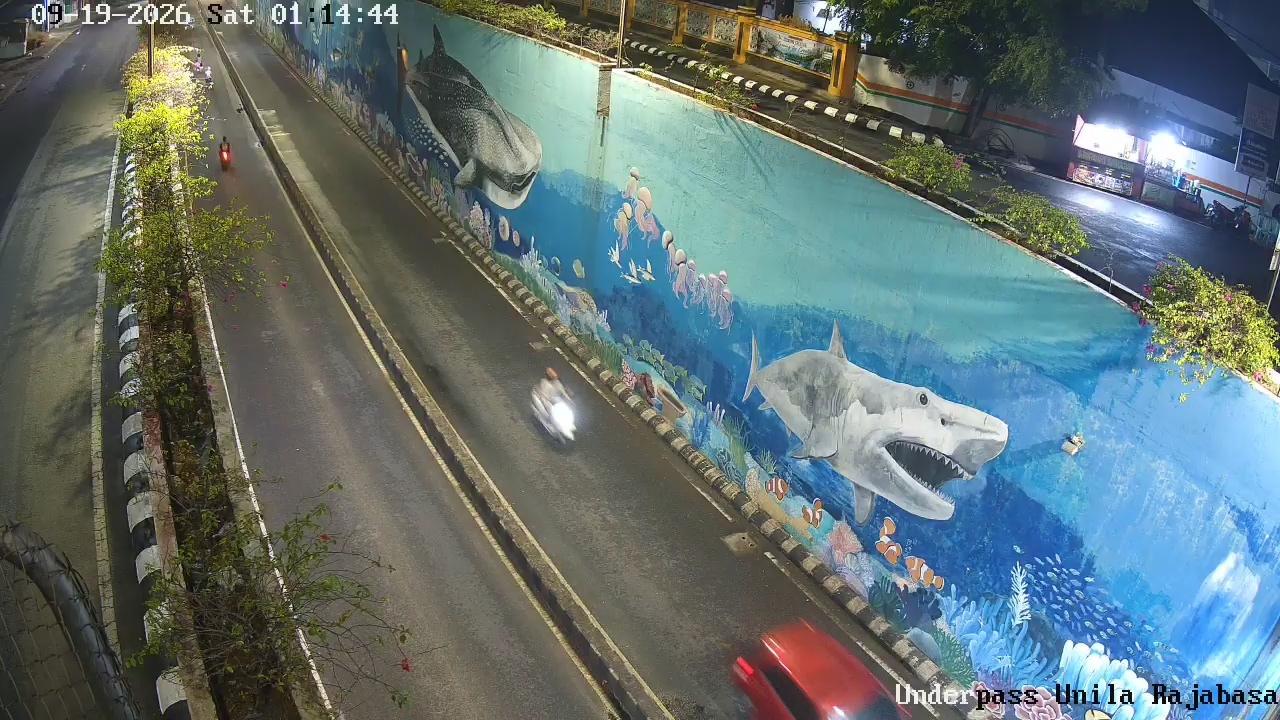
#> input picture frame_live_latest.jpg, 1280 x 720 px
$ python -i detector.py   (imports and definitions only)
#> lines starting #> are read from the running program, lines starting #| are printed output that depends on the picture; after the words box and inside, x2 and y2 are one past the last pixel; in counts of white or black regions, pixels touching at a corner belong together
#> further down, picture is the input picture: shape (720, 1280, 3); mean B, G, R 113.8, 113.7, 98.2
"""
detector.py
Modul deteksi dan klasifikasi kendaraan berdasarkan Sistem Penggolongan Standar Indonesia
(Kepmenhub / BPJT Jalan & Jembatan) dengan Penegakan Hukum Elektronik (ETLE):
- Golongan I    : Sedan, jip, pick-up, truk kecil, dan bus
- Golongan II   : Truk dengan 2 (dua) gandar (sumbu roda)
- Golongan III  : Truk dengan 3 (tiga) gandar
- Golongan IV   : Truk dengan 4 (empat) gandar
- Golongan V    : Truk dengan 5 (lima) gandar atau lebih
- Golongan VI-A : Kendaraan bermotor roda 2 (Sepeda Motor) - TAAT HUKUM (Pengendara Menggunakan Helm)
- Golongan VI-B : Kendaraan bermotor roda 2 (Sepeda Motor) - MELANGGAR ATURAN (Pengendara Tanpa Helm)
"""

from collections import deque
from typing import Dict, List, Optional, Tuple, Any
import cv2
import numpy as np

# Pemetaan ID kelas COCO ke nama dasar
COCO_VEHICLE_MAP = {
    0: "person",      # Pengendara motor yang terdeteksi terpisah / bersamaan
    1: "bicycle",     # Sepeda / moped listrik
    2: "car",         # Mobil penumpang
    3: "motorcycle",  # Sepeda motor
    5: "bus",         # Bus
    7: "truck",       # Truk
}

# Warna visualisasi bounding box per Golongan Kendaraan (BGR)
GOLONGAN_COLORS = {
    "Golongan I": (0, 215, 255),       # Kuning terang (Sedan/Jip/Pick-up/Bus)
    "Golongan II": (0, 255, 128),      # Hijau mint (Truk 2 Gandar)
    "Golongan III": (255, 191, 0),     # Biru muda (Truk 3 Gandar)
    "Golongan IV": (255, 105, 180),    # Pink keunguan (Truk 4 Gandar)
    "Golongan V": (200, 0, 255),       # Ungu tua (Truk 5+ Gandar / Trailer)
    "Golongan VI-A": (0, 220, 100),    # Hijau Emerald (Sepeda Motor Taat Helm)
    "Golongan VI-B": (0, 69, 255),     # Merah Terang (Sepeda Motor Melanggar / Tanpa Helm)
    "Golongan VI": (255, 140, 0),      # Oranye umum
}

# Polygon Area Badan Jalan (Road ROI) Underpass Unila Arah Rajabasa (1280x720)
# Dikalibrasi mencakup kedua lajur (lajur naik ke Rajabasa dan lajur turun underpass)
DEFAULT_ROAD_ROI = np.array([
    [20, 0],      # Sudut kiri atas turunan underpass (lajur Rajabasa)
    [650, 0],     # Sudut kanan atas turunan underpass (lajur masuk)
    [1050, 720],  # Sudut kanan bawah dekat dinding mural
    [20, 720],    # Sudut kiri bawah jalan
], np.int32)
UNILA_ROAD_ROI = DEFAULT_ROAD_ROI

# Polygon Area Badan Jalan (Road ROI) Perempatan Jl. Jendral Sudirman (1280x720)
# Mencakup simpang jalan di bawah flyover secara luas
SUDIRMAN_ROAD_ROI = np.array([
    [50, 120],   # Kiri atas di bawah flyover
    [980, 120],   # Kanan atas di bawah flyover
    [1250, 720],  # Kanan bawah
    [0, 720],     # Kiri bawah
    [0, 240],     # Kiri tengah
], np.int32)

# Polygon Area Badan Jalan (Road ROI) CCTV Flyover Mall Boemi Kedaton (1280x720) (ID 190)
# Mencakup badan jembatan layang (flyover) 2 lajur terpisah elevasi
MBK_ROAD_ROI = np.array([
    [320, 120],   # Kiri atas bentang tanjakan flyover
    [920, 120],   # Kanan atas bentang tanjakan flyover
    [1220, 720],  # Kanan bawah turunan flyover
    [80, 720],    # Kiri bawah turunan flyover
], np.int32)


def detect_helmet(frame: np.ndarray, bbox: Optional[Tuple[int, int, int, int]] = None) -> Tuple[bool, float]:
    """
    Algoritma Computer Vision untuk mendeteksi apakah pengendara sepeda motor mengenakan helm.
    Mengevaluasi:
    1. Region of Interest (ROI) kepala pada area atas sepeda motor (top 15-32%).
    2. Kurvatur elipsoid / konveksitas kubah helm (Convexity & Circularity).
    3. Reflektansi cahaya specular highlight pada permukaan batok helm (Gloss).
    4. Segmentasi warna kulit (Skin-Tone Masking di ruang warna HSV dan YCbCr).

    Mengembalikan: (has_helmet: bool, confidence_score: float)
    """
    if bbox is None:
        head_roi = frame
        roi_area = head_roi.shape[0] * head_roi.shape[1]
        if roi_area < 25:
            return True, 0.70
    else:
        x1, y1, x2, y2 = bbox
        w = max(1, x2 - x1)
        h = max(1, y2 - y1)
        frame_h, frame_w = frame.shape[:2]

        # Ekstraksi ROI kepala pengendara (bagian atas objek motor/pengendara)
        head_y1 = max(0, y1)
        head_y2 = min(frame_h, y1 + int(h * 0.32))
        head_x1 = max(0, x1 + int(w * 0.15))
        head_x2 = min(frame_w, x2 - int(w * 0.15))

        if head_y2 - head_y1 < 6 or head_x2 - head_x1 < 6:
            # Resolusi terlalu kecil, asumsikan taat hukum sebagai prior konservatif
            return True, 0.70

        head_roi = frame[head_y1:head_y2, head_x1:head_x2]
        roi_area = (head_y2 - head_y1) * (head_x2 - head_x1)

    # 1. Analisis Warna Kulit (HSV & YCbCr) - Tanpa helm akan memiliki porsi kulit wajah/leher/telinga tinggi
    hsv = cv2.cvtColor(head_roi, cv2.COLOR_BGR2HSV)
#> hsv: shape (720, 1280, 3); mean H, S, V 60.8, 79.1, 127.6
    lower_skin_hsv = np.array([0, 25, 40], dtype=np.uint8)
    upper_skin_hsv = np.array([25, 180, 255], dtype=np.uint8)
    skin_mask_hsv = cv2.inRange(hsv, lower_skin_hsv, upper_skin_hsv)
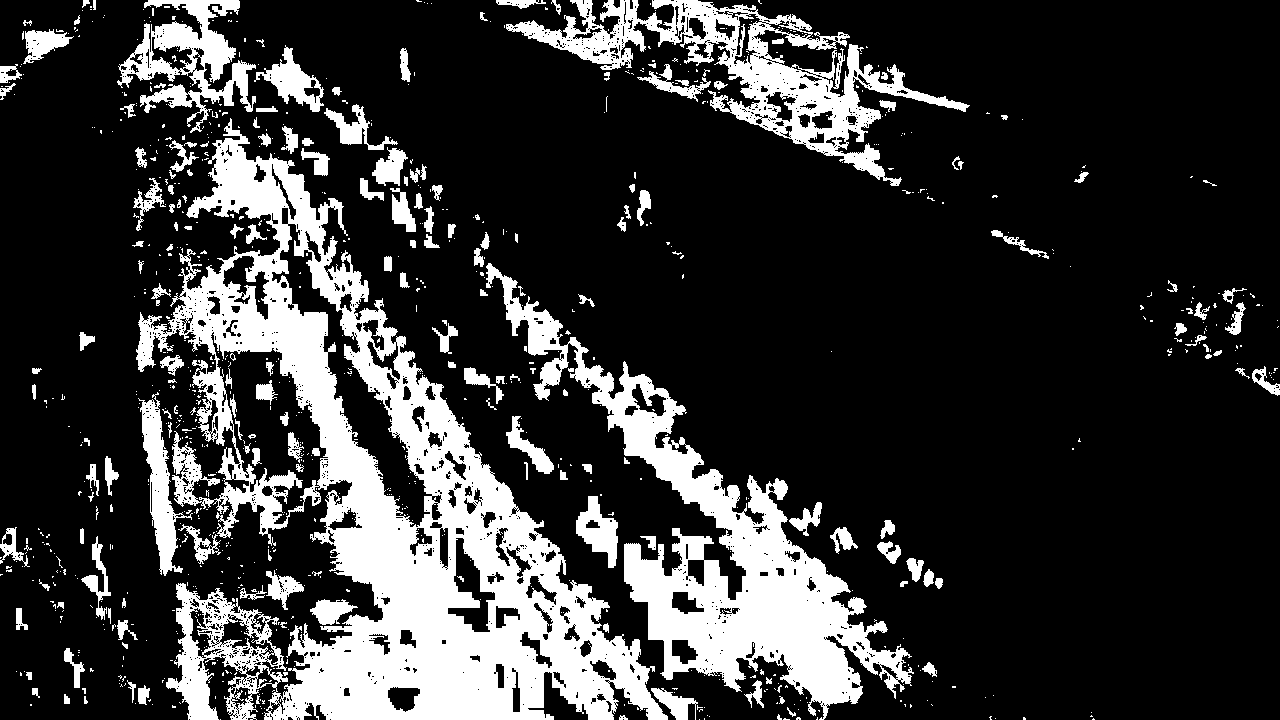
#> skin_mask_hsv: shape (720, 1280); 21.3% white; 927 white regions (745 under 20 px), largest, box (x1, y1, x2, y2) and area: (136, 118, 668, 720) 99243, (486, 263, 914, 720) 39229, (506, 0, 970, 186) 18843

    ycbcr = cv2.cvtColor(head_roi, cv2.COLOR_BGR2YCrCb)
#> ycbcr: shape (720, 1280, 3); mean of channels 0, 1, 2 109.1, 120.3, 130.6
    lower_skin_ycb = np.array([0, 133, 77], dtype=np.uint8)
    upper_skin_ycb = np.array([255, 173, 127], dtype=np.uint8)
    skin_mask_ycb = cv2.inRange(ycbcr, lower_skin_ycb, upper_skin_ycb)
#> skin_mask_ycb: shape (720, 1280); 12.4% white; 289 white regions (176 under 20 px), largest, box (x1, y1, x2, y2) and area: (344, 304, 678, 720) 17478, (120, 0, 289, 298) 16666, (637, 0, 970, 156) 15846

    skin_mask = cv2.bitwise_and(skin_mask_hsv, skin_mask_ycb)
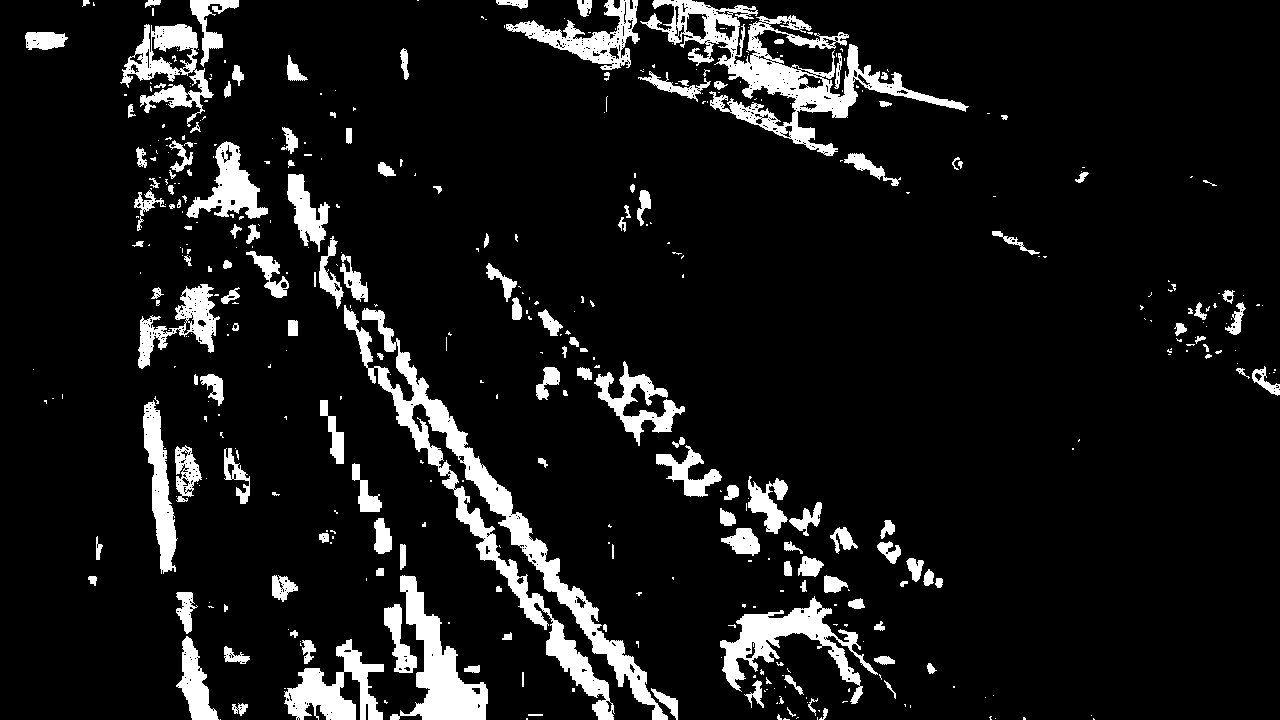
#> skin_mask: shape (720, 1280); 9.5% white; 444 white regions (286 under 20 px), largest, box (x1, y1, x2, y2) and area: (344, 305, 668, 720) 15281, (640, 0, 969, 156) 11028, (390, 575, 488, 720) 5230
    skin_pixels = cv2.countNonZero(skin_mask)
#> skin_pixels = 87768
    skin_ratio = skin_pixels / float(roi_area)
#> skin_ratio = 0.0952

    # 2. Analisis Reflektansi Specular (Batok helm mengkilap memantulkan cahaya lampu jalan)
    # Nilai V tinggi dan Saturasi rendah (putih/kilap terang)
    v_channel = hsv[:, :, 2]
    s_channel = hsv[:, :, 1]
    specular_mask = (v_channel > 175) & (s_channel < 90)
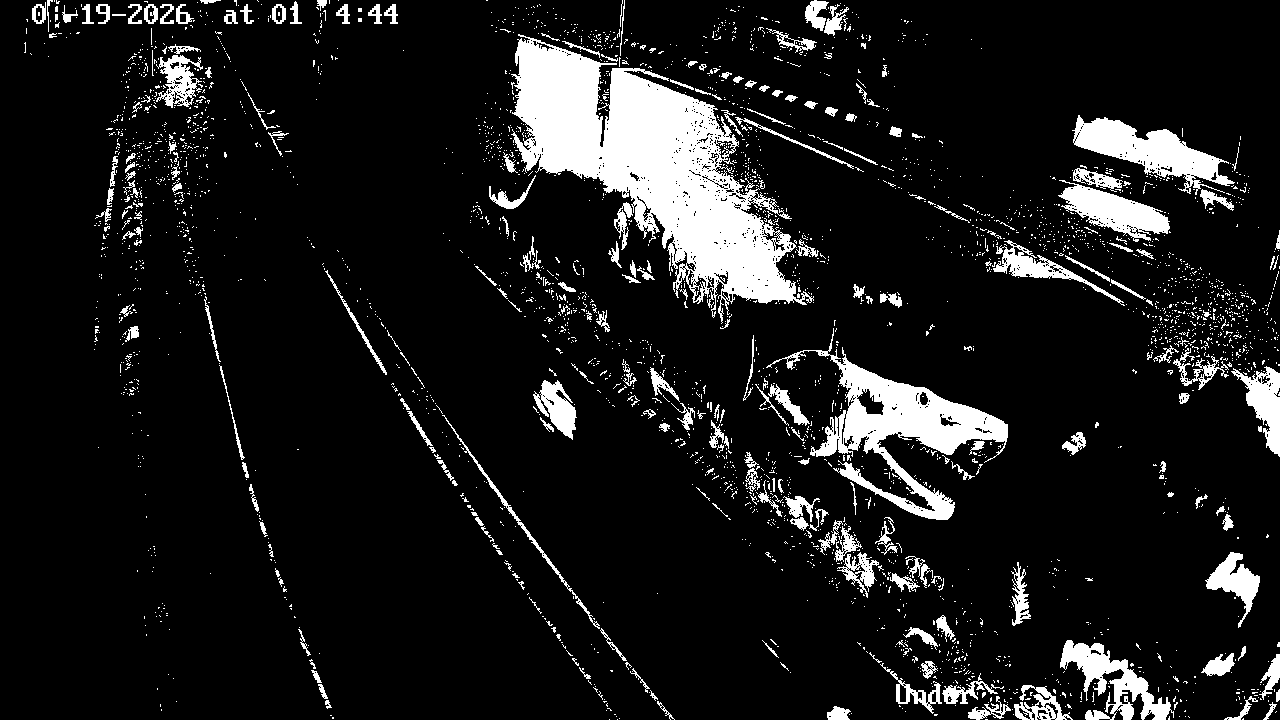
#> specular_mask: shape (720, 1280) bool; 10.6% white; 3204 white regions (2953 under 20 px), largest, box (x1, y1, x2, y2) and area: (511, 34, 814, 324) 34090, (766, 328, 1008, 520) 10914, (1072, 115, 1235, 195) 5027
    specular_ratio = np.sum(specular_mask) / float(roi_area)
#> specular_ratio = 0.106

    # 3. Analisis Kontur & Konveksitas (Bentuk cangkang helm kubah/elips halus)
    gray = cv2.cvtColor(head_roi, cv2.COLOR_BGR2GRAY)
    blurred = cv2.GaussianBlur(gray, (5, 5), 0)
    edges = cv2.Canny(blurred, 40, 120)
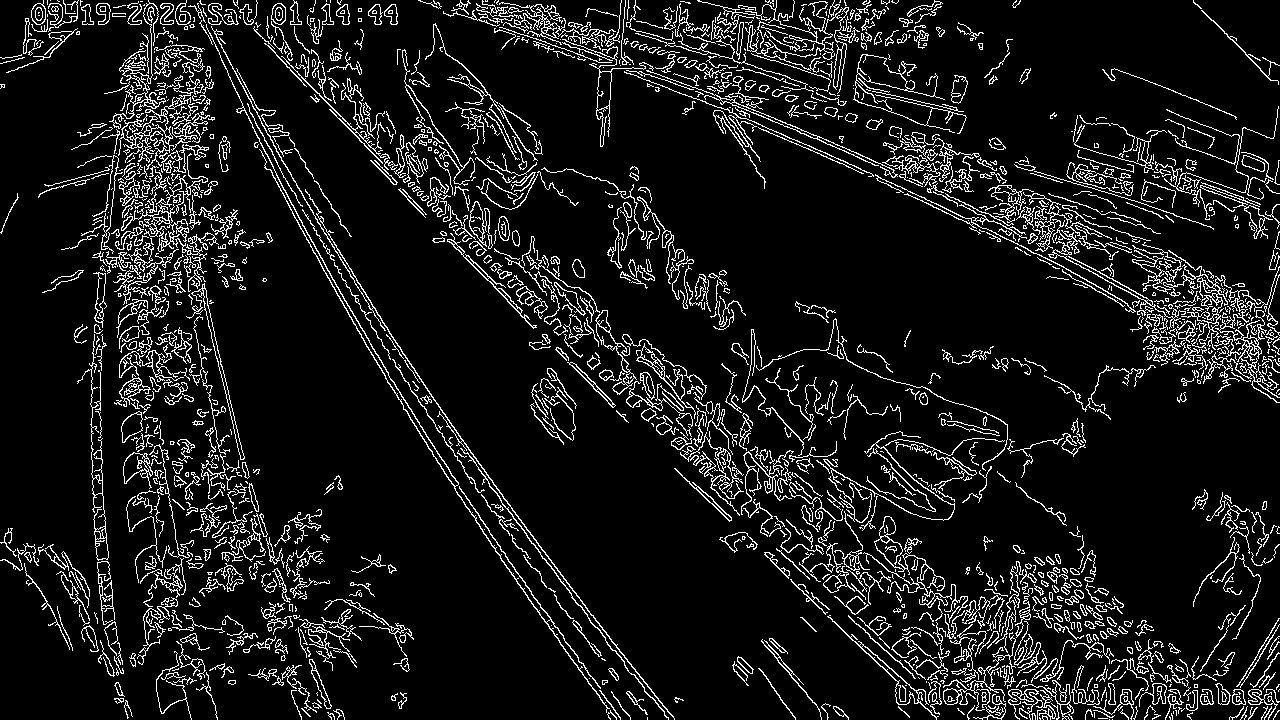
#> edges: shape (720, 1280); 9.6% white in thin lines or dots
    contours, _ = cv2.findContours(edges, cv2.RETR_EXTERNAL, cv2.CHAIN_APPROX_SIMPLE)
#> contours = 1452 contours, 1019 with area under 20; largest, box (x1, y1, x2, y2) and area: (1163, 250, 1280, 403) 1560, (853, 54, 967, 134) 1076, (827, 615, 939, 720) 711, (206, 24, 610, 713) 688, (595, 310, 637, 395) 688

    convexity_score = 0.5
    if contours:
        c = max(contours, key=cv2.contourArea)
#> c = contour of 1806 points, box (x1, y1, x2, y2) (1163, 250, 1280, 403), area 1560
        c_area = cv2.contourArea(c)
#> c_area = 1560
        hull = cv2.convexHull(c)
#> hull = [[1169, 250], [1279, 266], [1279, 402], [1276, 402], [1203, 383], [1163, 284], [1163, 282], [1168, 250]]
        hull_area = cv2.contourArea(hull)
#> hull_area = 13238.5
        if hull_area > 10:
            solidity = c_area / float(hull_area)
#> solidity = 0.118
            perimeter = cv2.arcLength(c, True)
#> perimeter = 3240
            circularity = (4 * np.pi * c_area) / (perimeter ** 2 + 1e-5) if perimeter > 0 else 0
#> circularity = 0.00187
            convexity_score = min(1.0, 0.6 * solidity + 0.4 * min(1.0, circularity * 2.0))
#> convexity_score = 0.0722

    # 4. Fusi Skor Fitur Deteksi Helm
    # Helm: skin_ratio rendah (< 0.20), specular_ratio ada/cukup, convexity tinggi
    # Tanpa Helm: skin_ratio tinggi (> 0.25) atau rambut bertekstur kasar tanpa kubah kilap
    skin_penalty = max(0.0, 1.0 - skin_ratio * 3.5)
#> skin_penalty = 0.667
    specular_bonus = min(1.0, specular_ratio * 8.0)
#> specular_bonus = 0.849

    helmet_score = (
        0.35 * skin_penalty +
        0.35 * convexity_score +
        0.30 * specular_bonus
    )
#> helmet_score = 0.513

    has_helmet = bool(helmet_score >= 0.45)
#> has_helmet = True
    confidence = float(np.clip(helmet_score, 0.05, 0.99))
#> confidence = 0.513
    return has_helmet, confidence


# [53 lines left out: function classify_indonesian_golongan, not called in this run]


# Alias kompatibilitas fungsi penggolongan dan pengujian
classify_vehicle_indonesia = classify_indonesian_golongan
detect_helmet_heuristic = detect_helmet


_YOLO_CACHE: Dict[str, Any] = {}


# [9 lines left out: function get_shared_yolo_model, not called in this run]


class VehicleDetector:
    """Mendeteksi, mengklasifikasikan ke Golongan I-VI (termasuk VI-A & VI-B), dan melacak kendaraan."""

    # [186 lines left out: functions __init__, is_in_roi, _match_or_create_track, detect_and_track, draw_roi, not called in this run]

    def get_counts(self) -> Dict[str, int]:
        """Mengembalikan statistik hitungan kendaraan per Golongan I s.d. VI-A & VI-B."""
        return dict(self.counts_by_golongan)

>>> import cv2
>>> picture = cv2.imread('frame_live_latest.jpg')
>>> result = detect_helmet(picture)
#> result = (True, 0.513)
